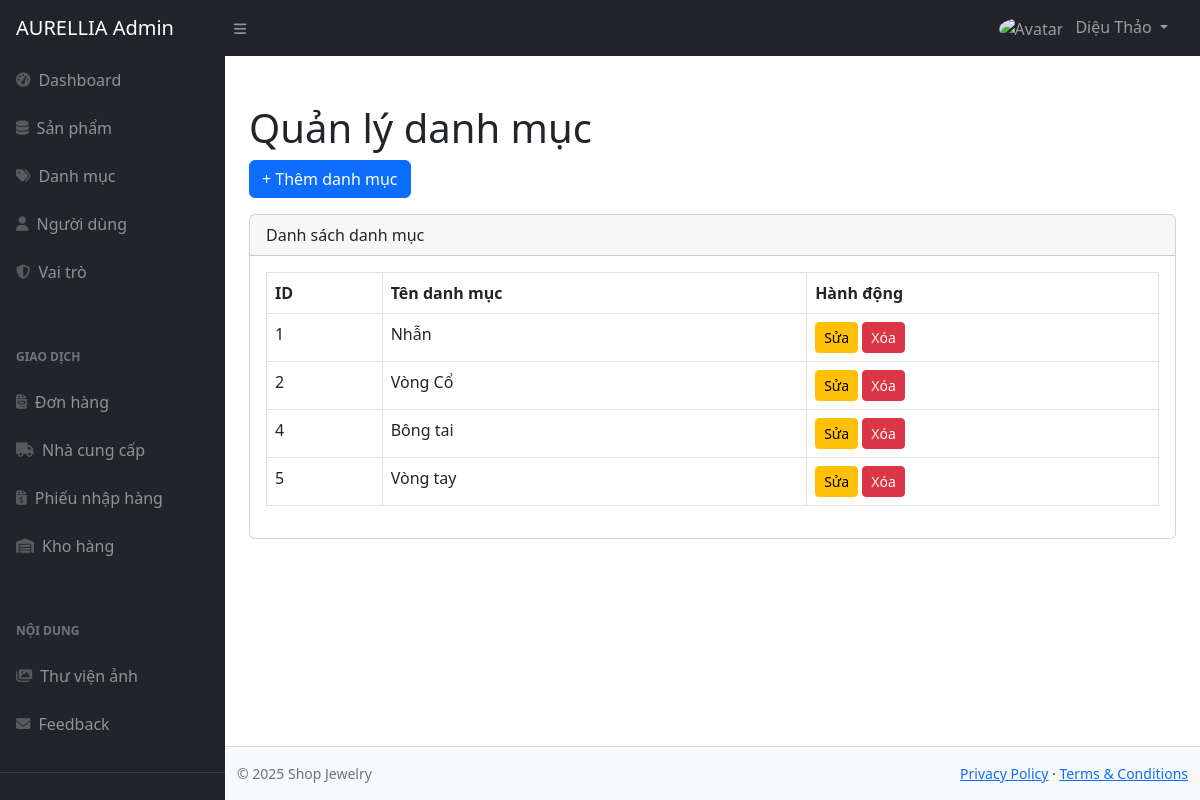
The app's page /admin/index.php?act=category (signed in) with its own data.
### tables this page shows
CREATE TABLE `category` (
  `id` int(11) NOT NULL,
  `name` varchar(255) NOT NULL,
  `isDeleted` int(11) DEFAULT NULL
);

### admin/controllers/CategoryController.php (called while the page is built, shortened)
<?php
require "models/CategoryModel.php";
class CategoryController {
    private $model;
    function __construct($db) {
        $this->model = new CategoryModel($db);
    }
    function index() {
        $categories = $this->model->getAll();
        include "layouts/main.php";
    }
}

### admin/models/CategoryModel.php (called while the page is built, shortened)
<?php
class CategoryModel {
    private $conn;
    function __construct($db) {
        $this->conn = $db;
    }
    function getAll() {
        $sql = "SELECT * FROM category WHERE isDeleted = 0";
        return $this->conn->query($sql);
    }
}

### admin/views/category/list.php (the view)
<h1 class="mt-4">Quản lý danh mục</h1>
<a href="index.php?act=category-create" class="btn btn-primary mb-3">+ Thêm danh mục</a>
<div class="card mb-4">
    <div class="card-header">Danh sách danh mục</div>
    <div class="card-body">
        <table class="table table-bordered">
            <thead>
                <tr>
                    <th>ID</th>
                    <th>Tên danh mục</th>
                    <th>Hành động</th>
                </tr>
            </thead>
            <tbody>
                <?php while($c = $categories->fetch_assoc()) { ?>
                <tr>
                    <td><?= $c['id'] ?></td>
                    <td><?= $c['name'] ?></td>
                    <td>
                        <a href="index.php?act=category-edit&id=<?= $c['id'] ?>" class="btn btn-warning btn-sm">Sửa</a>
                        <a href="index.php?act=category-delete&id=<?= $c['id'] ?>" class="btn btn-danger btn-sm"
                           onclick="return confirm('Xóa danh mục?')">Xóa</a>
                    </td>
                </tr>
                <?php } ?>
            </tbody>
        </table>
    </div>
</div>

### records on screen
category: id "1", name "Nhẫn"
category: id "2", name "Vòng Cổ"
category: id "4", name "Bông tai"
category: id "5", name "Vòng tay"

### other values on screen
$adminName "Diệu Thảo"
